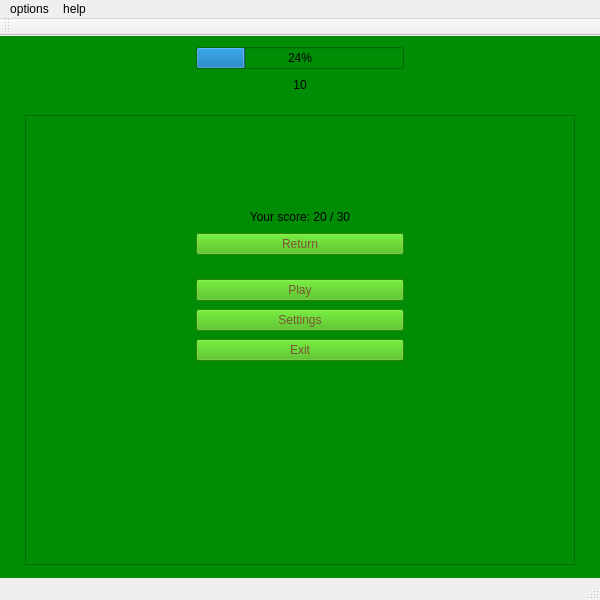
<?xml version="1.0" encoding="UTF-8"?>
<ui version="4.0">
 <class>qtclickerClass</class>
 <widget class="QMainWindow" name="qtclickerClass">
  <property name="geometry">
   <rect>
    <x>0</x>
    <y>0</y>
    <width>600</width>
    <height>600</height>
   </rect>
  </property>
  <property name="windowTitle">
   <string>qtclicker</string>
  </property>
  <widget class="QWidget" name="centralWidget">
   <property name="styleSheet">
    <string notr="true">background-color: rgb(0, 141, 5);</string>
   </property>
   <widget class="QFrame" name="frameButtons">
    <property name="geometry">
     <rect>
      <x>185</x>
      <y>230</y>
      <width>230</width>
      <height>111</height>
     </rect>
    </property>
    <property name="sizePolicy">
     <sizepolicy hsizetype="Fixed" vsizetype="Fixed">
      <horstretch>0</horstretch>
      <verstretch>0</verstretch>
     </sizepolicy>
    </property>
    <property name="layoutDirection">
     <enum>Qt::LayoutDirection::LeftToRight</enum>
    </property>
    <property name="styleSheet">
     <string notr="true"/>
    </property>
    <layout class="QVBoxLayout" name="verticalLayout">
     <property name="sizeConstraint">
      <enum>QLayout::SizeConstraint::SetDefaultConstraint</enum>
     </property>
     <item>
      <widget class="QPushButton" name="buttonPlay">
       <property name="styleSheet">
        <string notr="true">background-color: rgb(60, 182, 4);
color: rgb(122, 84, 53);</string>
       </property>
       <property name="text">
        <string>Play</string>
       </property>
      </widget>
     </item>
     <item>
      <widget class="QPushButton" name="buttonSettings">
       <property name="styleSheet">
        <string notr="true">background-color: rgb(60, 182, 4);
color: rgb(122, 84, 53);</string>
       </property>
       <property name="text">
        <string>Settings</string>
       </property>
      </widget>
     </item>
     <item>
      <widget class="QPushButton" name="buttonExit">
       <property name="styleSheet">
        <string notr="true">background-color: rgb(60, 182, 4);
color: rgb(122, 84, 53);</string>
       </property>
       <property name="text">
        <string>Exit</string>
       </property>
      </widget>
     </item>
    </layout>
   </widget>
   <widget class="QFrame" name="frameScore">
    <property name="geometry">
     <rect>
      <x>185</x>
      <y>0</y>
      <width>230</width>
      <height>70</height>
     </rect>
    </property>
    <property name="sizePolicy">
     <sizepolicy hsizetype="Fixed" vsizetype="Fixed">
      <horstretch>0</horstretch>
      <verstretch>0</verstretch>
     </sizepolicy>
    </property>
    <property name="layoutDirection">
     <enum>Qt::LayoutDirection::LeftToRight</enum>
    </property>
    <layout class="QVBoxLayout" name="layoutScore">
     <item>
      <widget class="QProgressBar" name="progressBarTime">
       <property name="value">
        <number>24</number>
       </property>
       <property name="invertedAppearance">
        <bool>false</bool>
       </property>
      </widget>
     </item>
     <item>
      <widget class="QLabel" name="labelScore">
       <property name="text">
        <string>10</string>
       </property>
       <property name="alignment">
        <set>Qt::AlignmentFlag::AlignCenter</set>
       </property>
      </widget>
     </item>
    </layout>
   </widget>
   <widget class="QFrame" name="frameReturn">
    <property name="geometry">
     <rect>
      <x>185</x>
      <y>160</y>
      <width>230</width>
      <height>70</height>
     </rect>
    </property>
    <property name="sizePolicy">
     <sizepolicy hsizetype="Fixed" vsizetype="Fixed">
      <horstretch>0</horstretch>
      <verstretch>0</verstretch>
     </sizepolicy>
    </property>
    <layout class="QVBoxLayout" name="verticalLayout_2">
     <item>
      <widget class="QLabel" name="labelLastScore">
       <property name="text">
        <string>Your score: 20 / 30</string>
       </property>
       <property name="alignment">
        <set>Qt::AlignmentFlag::AlignCenter</set>
       </property>
      </widget>
     </item>
     <item>
      <widget class="QPushButton" name="buttonReturn">
       <property name="styleSheet">
        <string notr="true">background-color: rgb(60, 182, 4);
color: rgb(122, 84, 53);</string>
       </property>
       <property name="text">
        <string>Return</string>
       </property>
      </widget>
     </item>
    </layout>
   </widget>
   <widget class="QFrame" name="frameDots">
    <property name="geometry">
     <rect>
      <x>25</x>
      <y>79</y>
      <width>550</width>
      <height>450</height>
     </rect>
    </property>
    <property name="sizePolicy">
     <sizepolicy hsizetype="Fixed" vsizetype="Fixed">
      <horstretch>0</horstretch>
      <verstretch>0</verstretch>
     </sizepolicy>
    </property>
    <property name="styleSheet">
     <string notr="true">border-color: rgb(170, 85, 0);
border-width: 5px;</string>
    </property>
    <property name="frameShape">
     <enum>QFrame::Shape::StyledPanel</enum>
    </property>
    <property name="frameShadow">
     <enum>QFrame::Shadow::Raised</enum>
    </property>
   </widget>
   <zorder>frameDots</zorder>
   <zorder>frameButtons</zorder>
   <zorder>frameScore</zorder>
   <zorder>frameReturn</zorder>
  </widget>
  <widget class="QMenuBar" name="menuBar">
   <property name="geometry">
    <rect>
     <x>0</x>
     <y>0</y>
     <width>600</width>
     <height>21</height>
    </rect>
   </property>
   <widget class="QMenu" name="menuhelp">
    <property name="title">
     <string>help</string>
    </property>
   </widget>
   <widget class="QMenu" name="menuoptions">
    <property name="title">
     <string>options</string>
    </property>
   </widget>
   <addaction name="menuoptions"/>
   <addaction name="menuhelp"/>
  </widget>
  <widget class="QToolBar" name="mainToolBar">
   <attribute name="toolBarArea">
    <enum>TopToolBarArea</enum>
   </attribute>
   <attribute name="toolBarBreak">
    <bool>false</bool>
   </attribute>
  </widget>
  <widget class="QStatusBar" name="statusBar"/>
 </widget>
 <layoutdefault spacing="6" margin="11"/>
 <resources/>
 <connections/>
</ui>
